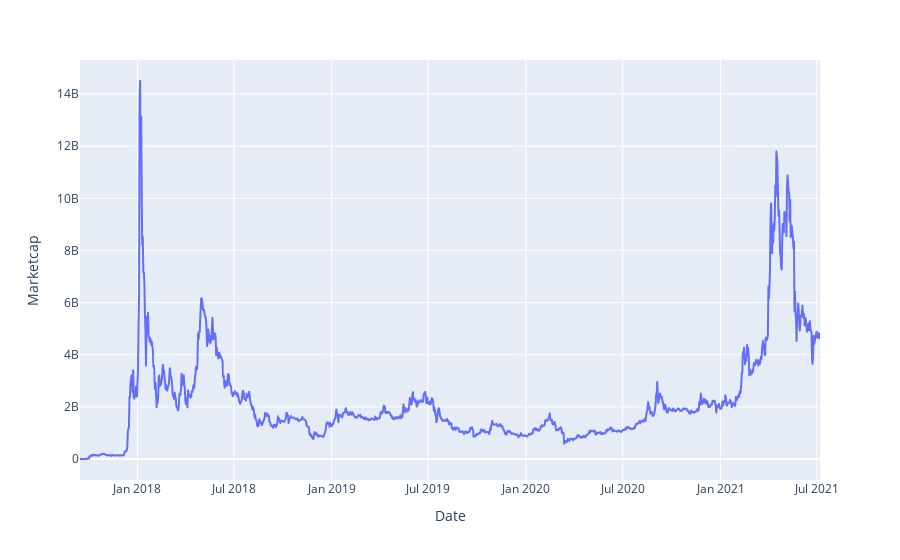

Write notebook code for a chart like this one.
### Code cell
fig = px.line(data, x='Date', y="Marketcap")
fig.show();

### Figure 1 — Plotly figure (JSON) as saved in the notebook; plotly's stock layout.template omitted (floating-point values rounded to 4 significant figures; data arrays with more than 128 entries replaced by an {"elided": "..."} marker saying what was removed)
{"data": [{"hovertemplate": "Date=%{x}<br>Marketcap=%{y}<extra></extra>", "legendgroup": "", "line": {"color": "#636efa", "dash": "solid"}, "marker": {"symbol": "circle"}, "mode": "lines", "name": "", "showlegend": false, "x": {"elided": "1392 str values"}, "xaxis": "x", "y": {"elided": "1392 float values"}, "yaxis": "y", "type": "scattergl"}], "layout": {"xaxis": {"anchor": "y", "domain": [0, 1], "title": {"text": "Date"}}, "yaxis": {"anchor": "x", "domain": [0, 1], "title": {"text": "Marketcap"}}, "legend": {"tracegroupgap": 0}, "margin": {"t": 60}}}
